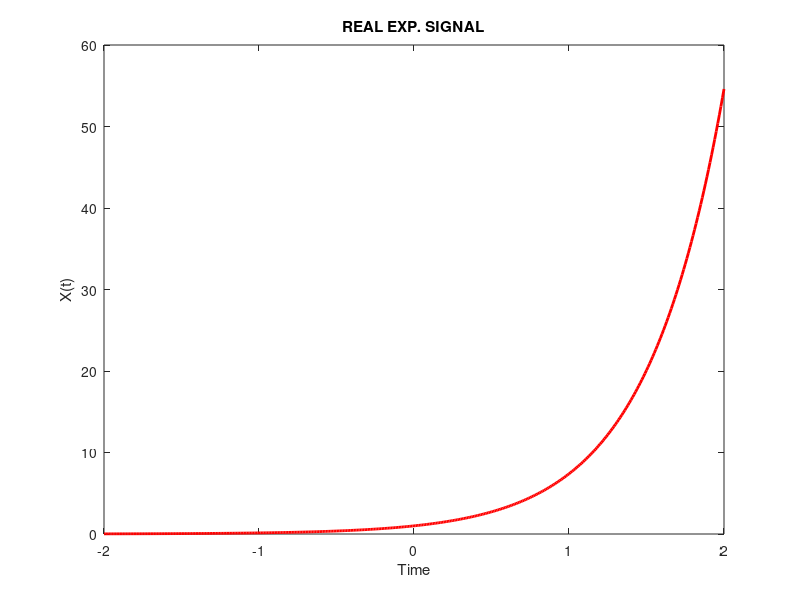

MATLAB code for this plot:
 t = -2:0.01:2;
 sigma = 2;

 x = exp(sigma*t);

 plot(t, x, 'r', 'linewidth', 2 )
 title( 'REAL EXP. SIGNAL'  )
 xlabel( 'Time' )
 ylabel( 'X(t)' )
